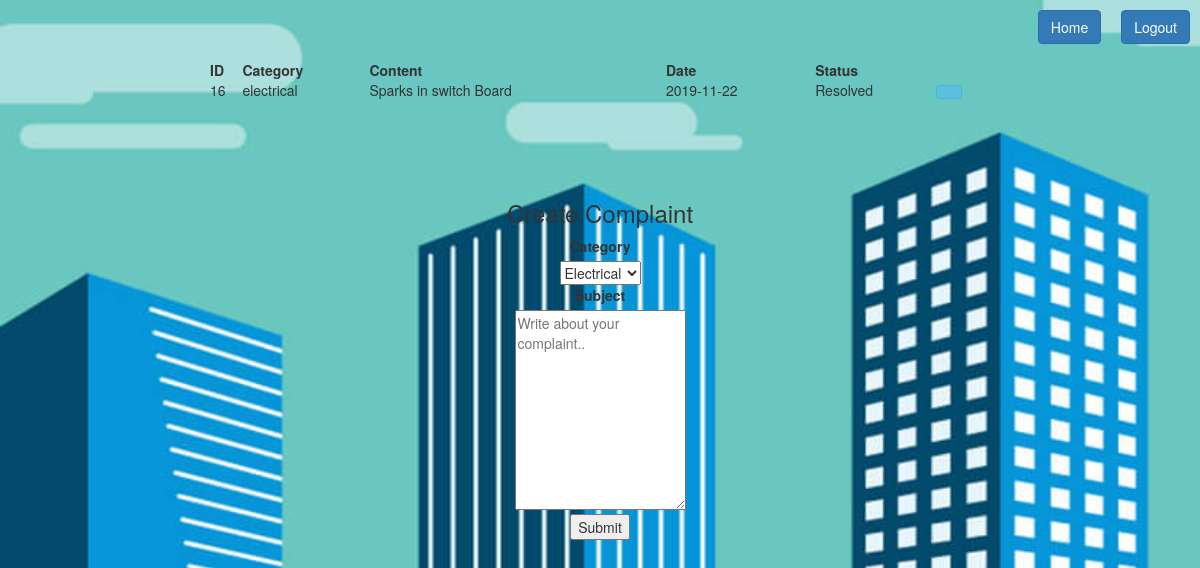
The app's page /complaint_page/ (signed in) with its own data.
### tables this page shows
CREATE TABLE "complaint" (
	"user_id"	TEXT,
	"category"	TEXT,
	"content"	TEXT,
	"date"	TEXT,
	"id"	INTEGER PRIMARY KEY AUTOINCREMENT,
	"status"	TEXT DEFAULT 'Pending'
);

### script.py (the view)
@app.route("/complaint_page/")
def complaint_page():
	uid = session['user']
	conn = sqlite3.connect('data/data.db')
	cur = conn.cursor()
	cur.execute("SELECT * from complaint where user_id='"+uid+"' ")
	data = cur.fetchall()
	return render_template("complaint.html", data=data)

### script.py (called while the page is built)
@app.before_request
def before_request():
	g.user = None
	if 'user' in session:
		g.user = session['user']

### templates/complaint.html (shortened to what this page needs)
<!DOCTYPE html>
<html>
<head>
	<link rel="stylesheet" type="text/css" href="{{ url_for('static', filename='bootstrap.css') }}">
	<link rel="stylesheet" type="text/css" href="{{ url_for('static', filename='myStyles.css') }}">
	<link rel="stylesheet" href="https://maxcdn.bootstrapcdn.com/bootstrap/3.4.0/css/bootstrap.min.css">
</head>
<body class="bgSet">
  <a href="/logout" style="float: right; margin: 10px"><button class="btn btn-primary">Logout</button></a>
	<a href="/welcomeH" style="float: right; margin: 10px"><button class="btn btn-primary">Home</button></a>
	<br>
	<br>
	<div class="displayComplaint" style="text-align:center">
		<center>
			<table width="65%" align="center;" style="margin: 0px auto;">
				<tr>
					<td><b>ID</b></td>
			    <td><b>Category</b></td>
			    <td><b>Content</b></td>
					<td><b>Date</b></td>
					<td><b>Status</b></td>
				<tr>
				<br>
				{% for item in data %}
				<tr>
					<td>{{item[4]}}</td>
			    <td>{{item[1]}}</td>
			    <td>{{item[2]}}</td>
					<td>{{item[3]}}</td>
					<td>{{item[5]}}</td>
					<td><button class="btn btn-info" id={{item[4]}} onclick='javascript: editStatus({{item[4]}})'></button></td>
				{% endfor %}
			</table>
		</center>
	</div>
  <div class="form-group" style="text-align:center;margin-top:20px">
    <form action="{{ url_for('complaint') }}" method="post" style="margin-top:100px;	">
				<h3>Create Complaint</h3>
        <label for="category" style="text-align:center;">Category</label><br>
        <select id="category" name="category">
          <option value="electrical">Electrical</option>
        </select>
        <br>
        <label for="subject" class="text-align:center;">Subject</label><br>
        <textarea id="subject" name="subject" placeholder="Write about your complaint.." style="height:200px"></textarea>
        <br>
        <input type="submit" value="Submit">
    </form>
  </div>
</body>

### static/myStyles.css (style rules this page uses)
:root { --lightGrey: #DDDDDD; --maroon: #800000; --deepGreenLight: #00902080; --deepBlueLight: #00008080; --orangeLight: #FFA000A0; --pinkLight: #F4BFBEC0; --redLight: #FF000090; --lightRed: #FF3333; --lightBlue: #ADD8E6F0; --lightGreen: #90EE90F0; }
.bgSet { background-image: url('/static/images/buildings.jpg'); background-repeat: no-repeat; background-size: cover; background-attachment: fixed; }

### records on screen
complaint: id "16", category "electrical", content "Sparks in switch Board", date "2019-11-22", status "Resolved"
